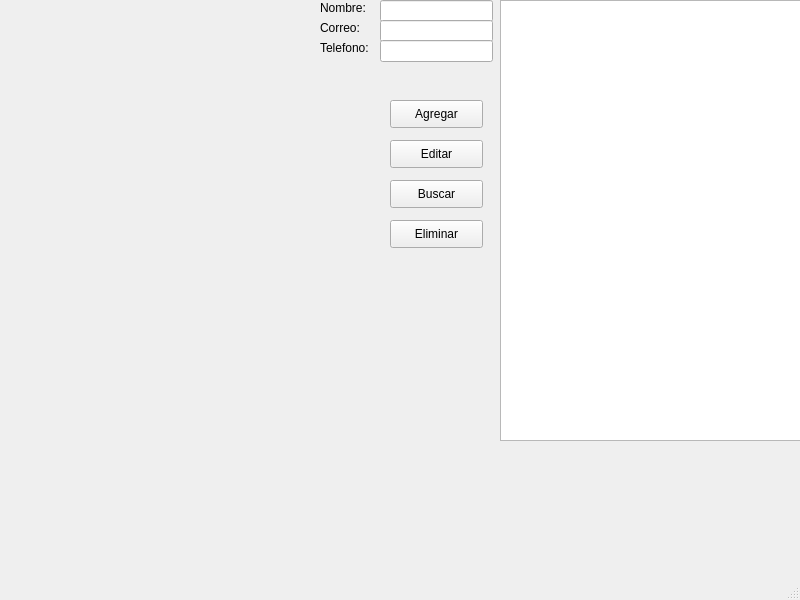
<?xml version="1.0" encoding="UTF-8"?>
<ui version="4.0">
 <class>MainWindow</class>
 <widget class="QMainWindow" name="MainWindow">
  <property name="geometry">
   <rect>
    <x>0</x>
    <y>0</y>
    <width>800</width>
    <height>600</height>
   </rect>
  </property>
  <property name="windowTitle">
   <string>MainWindow</string>
  </property>
  <widget class="QWidget" name="centralwidget">
   <widget class="QTextEdit" name="ventana">
    <property name="geometry">
     <rect>
      <x>500</x>
      <y>0</y>
      <width>301</width>
      <height>441</height>
     </rect>
    </property>
    <property name="lineWrapMode">
     <enum>QTextEdit::WidgetWidth</enum>
    </property>
   </widget>
   <widget class="QLineEdit" name="nombre">
    <property name="geometry">
     <rect>
      <x>380</x>
      <y>0</y>
      <width>113</width>
      <height>22</height>
     </rect>
    </property>
   </widget>
   <widget class="QLineEdit" name="correo">
    <property name="geometry">
     <rect>
      <x>380</x>
      <y>20</y>
      <width>113</width>
      <height>22</height>
     </rect>
    </property>
   </widget>
   <widget class="QLineEdit" name="telefono">
    <property name="geometry">
     <rect>
      <x>380</x>
      <y>40</y>
      <width>113</width>
      <height>22</height>
     </rect>
    </property>
   </widget>
   <widget class="QLabel" name="label">
    <property name="geometry">
     <rect>
      <x>320</x>
      <y>0</y>
      <width>55</width>
      <height>16</height>
     </rect>
    </property>
    <property name="text">
     <string>Nombre:</string>
    </property>
   </widget>
   <widget class="QLabel" name="label_2">
    <property name="geometry">
     <rect>
      <x>320</x>
      <y>40</y>
      <width>55</width>
      <height>16</height>
     </rect>
    </property>
    <property name="text">
     <string>Telefono:</string>
    </property>
   </widget>
   <widget class="QLabel" name="label_3">
    <property name="geometry">
     <rect>
      <x>320</x>
      <y>20</y>
      <width>55</width>
      <height>16</height>
     </rect>
    </property>
    <property name="text">
     <string>Correo:</string>
    </property>
   </widget>
   <widget class="QPushButton" name="eliminar">
    <property name="geometry">
     <rect>
      <x>390</x>
      <y>220</y>
      <width>93</width>
      <height>28</height>
     </rect>
    </property>
    <property name="text">
     <string>Eliminar</string>
    </property>
   </widget>
   <widget class="QPushButton" name="buscar">
    <property name="geometry">
     <rect>
      <x>390</x>
      <y>180</y>
      <width>93</width>
      <height>28</height>
     </rect>
    </property>
    <property name="text">
     <string>Buscar</string>
    </property>
   </widget>
   <widget class="QPushButton" name="agregar">
    <property name="geometry">
     <rect>
      <x>390</x>
      <y>100</y>
      <width>93</width>
      <height>28</height>
     </rect>
    </property>
    <property name="text">
     <string>Agregar</string>
    </property>
   </widget>
   <widget class="QPushButton" name="editar">
    <property name="geometry">
     <rect>
      <x>390</x>
      <y>140</y>
      <width>93</width>
      <height>28</height>
     </rect>
    </property>
    <property name="text">
     <string>Editar</string>
    </property>
   </widget>
  </widget>
  <widget class="QMenuBar" name="menubar">
   <property name="geometry">
    <rect>
     <x>0</x>
     <y>0</y>
     <width>800</width>
     <height>26</height>
    </rect>
   </property>
  </widget>
  <widget class="QStatusBar" name="statusbar"/>
 </widget>
 <resources/>
 <connections/>
</ui>
